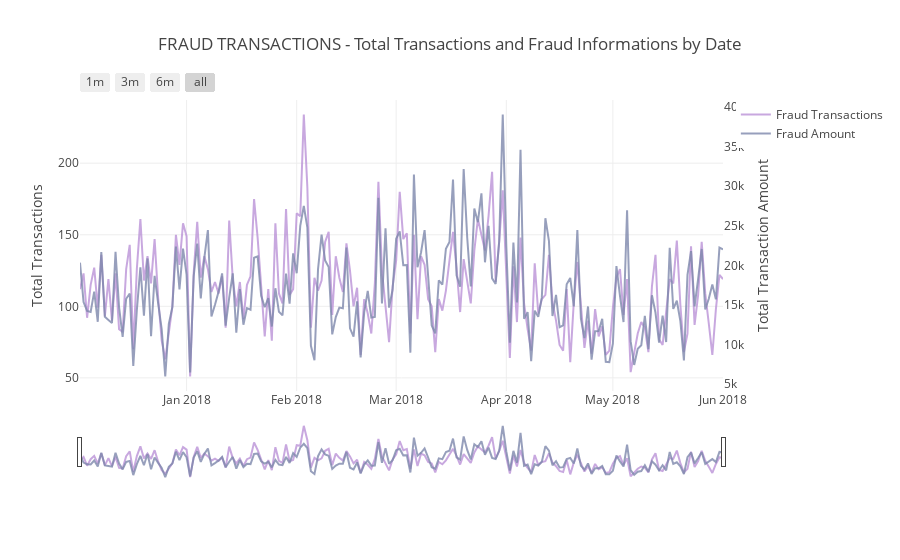

The notebook cell saved with this chart:
### Code cell
# Calling the function to transform the date column in datetime pandas object

#seting some static color options
color_op = ['#5527A0', '#BB93D7', '#834CF7', '#6C941E', '#93EAEA', '#7425FF', '#F2098A', '#7E87AC', 
            '#EBE36F', '#7FD394', '#49C35D', '#3058EE', '#44FDCF', '#A38F85', '#C4CEE0', '#B63A05', 
            '#4856BF', '#F0DB1B', '#9FDBD9', '#B123AC']

tmp_amt = df_trans.groupby([df_trans.Date.dt.date, 'isFraud'])['TransactionAmt'].sum().reset_index()
tmp_trans = df_trans.groupby([df_trans.Date.dt.date, 'isFraud'])['TransactionAmt'].count().reset_index()

tmp_trans_fraud = tmp_trans[tmp_trans['isFraud'] == 1]
tmp_amt_fraud = tmp_amt[tmp_amt['isFraud'] == 1]

dates_temp = df_trans.groupby(df_trans.Date.dt.date)['TransactionAmt'].count().reset_index()
# renaming the columns to apropriate names

# creating the first trace with the necessary parameters
trace = go.Scatter(x=tmp_trans_fraud['Date'], y=tmp_trans_fraud.TransactionAmt,
                    opacity = 0.8, line = dict(color = color_op[1]), name= 'Fraud Transactions')

# using the new dates_temp_sum we will create the second trace
trace1 = go.Scatter(x=tmp_amt_fraud.Date, line = dict(color = color_op[7]), name="Fraud Amount",
                    y=tmp_amt_fraud['TransactionAmt'], opacity = 0.8, yaxis='y2')

#creating the layout the will allow us to give an title and 
# give us some interesting options to handle with the outputs of graphs
layout = dict(
    title= "FRAUD TRANSACTIONS - Total Transactions and Fraud Informations by Date",
    xaxis=dict(
        rangeselector=dict(
            buttons=list([
                dict(count=1, label='1m', step='month', stepmode='backward'),
                dict(count=3, label='3m', step='month', stepmode='backward'),
                dict(count=6, label='6m', step='month', stepmode='backward'),
                dict(step='all')
            ])
        ),
        rangeslider=dict(visible = True),
        type='date' ),
    yaxis=dict(title='Total Transactions'),
    yaxis2=dict(overlaying='y',
                anchor='x', side='right',
                zeroline=False, showgrid=False,
                title='Total Transaction Amount')
)

# creating figure with the both traces and layout
fig = dict(data= [trace, trace1], layout=layout)

#rendering the graphs
iplot(fig) #it's an equivalent to plt.show()

### Figure 1 — Plotly figure (JSON) as saved in the notebook; plotly's stock layout.template omitted (floating-point values rounded to 4 significant figures; data arrays with more than 128 entries replaced by an {"elided": "..."} marker saying what was removed)
{"data": [{"line": {"color": "#BB93D7"}, "name": "Fraud Transactions", "opacity": 0.8, "type": "scatter", "uid": "d44af8a1-602b-494c-b1b7-faf0f5291247", "x": {"elided": "182 str values"}, "y": {"elided": "182 int values"}}, {"line": {"color": "#7E87AC"}, "name": "Fraud Amount", "opacity": 0.8, "type": "scatter", "uid": "0196d6eb-ae22-48e3-9bc2-ab59f785357a", "x": {"elided": "182 str values"}, "y": {"elided": "182 float values"}, "yaxis": "y2"}], "layout": {"title": {"text": "FRAUD TRANSACTIONS - Total Transactions and Fraud Informations by Date"}, "xaxis": {"rangeselector": {"buttons": [{"count": 1, "label": "1m", "step": "month", "stepmode": "backward"}, {"count": 3, "label": "3m", "step": "month", "stepmode": "backward"}, {"count": 6, "label": "6m", "step": "month", "stepmode": "backward"}, {"step": "all"}]}, "rangeslider": {"visible": true}, "type": "date"}, "yaxis": {"title": {"text": "Total Transactions"}}, "yaxis2": {"anchor": "x", "overlaying": "y", "showgrid": false, "side": "right", "title": {"text": "Total Transaction Amount"}, "zeroline": false}}}
